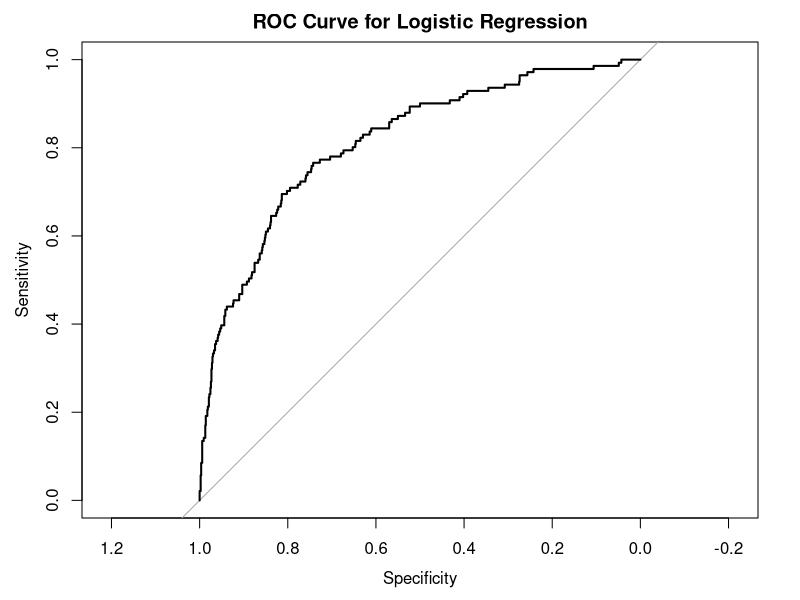
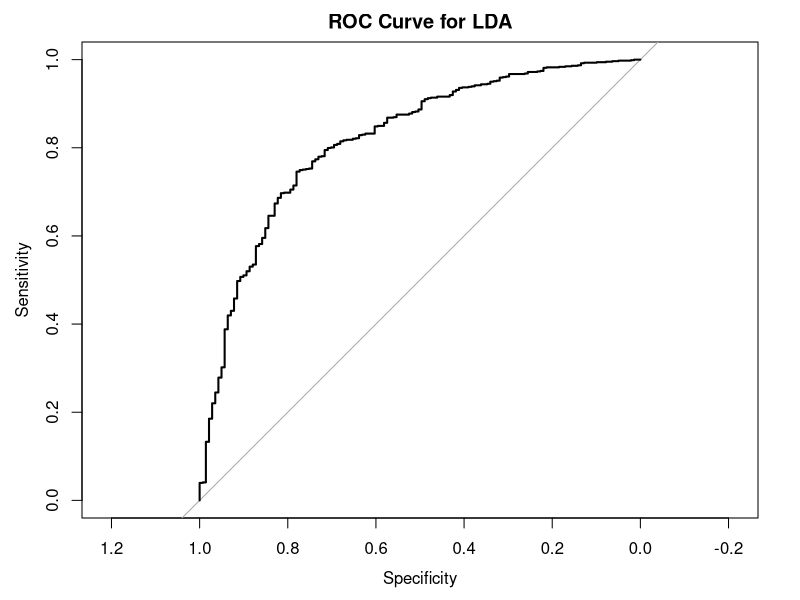
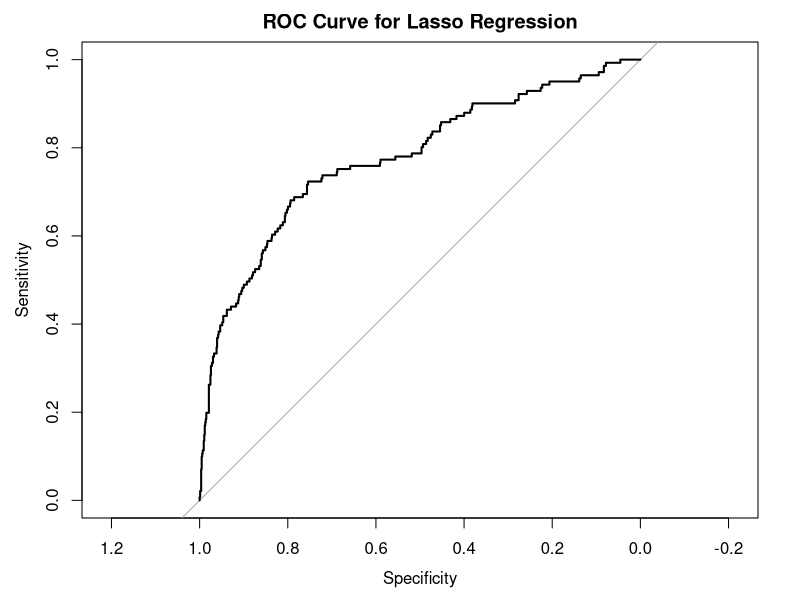
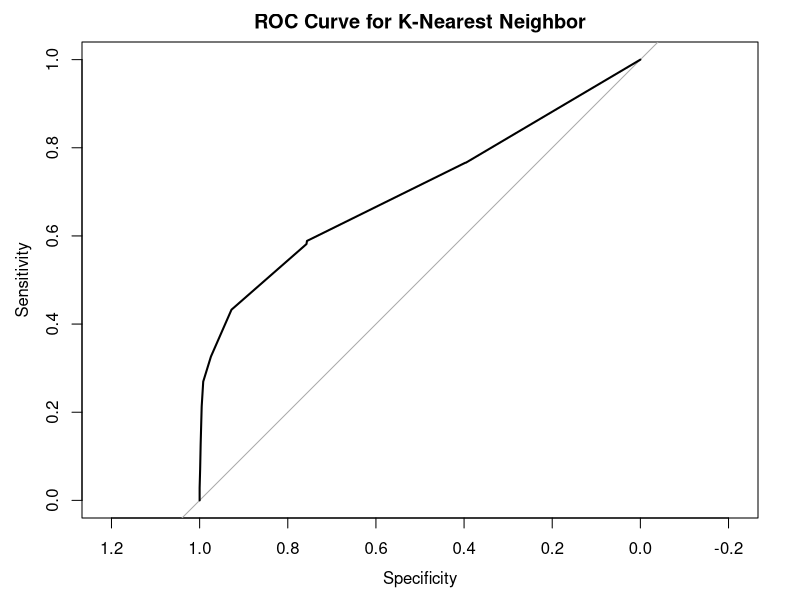

These figures' R source, in order:
#install and load packages using install.packages & library fx
packagesNeeded = c("caret", "e1071", "pROC", "MASS", "glmnet",
                   "modeldata")
install.packages(packagesNeeded)

library(caret)
library(e1071)
library(pROC)
library(MASS)
library(glmnet)
library(modeldata)

# ---------------------------------------------------------------------------
#Prepare training and test datasets
#Using the mlc_churn data, part of the modeldata library
data("mlc_churn") #load the dataset
mlc = mlc_churn #assign to new object for manipulation
View(mlc) #examine the dataset
str(mlc) #looking at the structure
sum(is.na(mlc)) #check for any null values

#Using set.seed() so we can replicate our results
set.seed(111)

#Now using the createDataPartition fx to split into train and test sets
index = createDataPartition(mlc$churn, p = 0.80, list = FALSE)
#Assign new index object to split mlc into train & test
mlctrain = mlc[index,]
mlctest = mlc[-index,]
#Data has been split and is now prepared for modeling


# ---------------------------------------------------------------------------
#Logistic Regression
# ---------------------------------------------------------------------------

#Using the glm() function to create our logistic regression model
glm_model = glm(churn ~ ., family = binomial, data = mlctrain)
summary(glm_model) #examine the results of the model fitting
varImp(glm_model) #examine importance of certain variables in the model
#Our most important variables are "International PlanYes", "Number Customer 
#Service Calls" and "Voice Mail Plan Yes"

#Now we've created and examine the model, we can run predictions on the testset
glm_pred = predict(glm_model, mlctest, type = "response")

#We've now created our predicted probablities of each class, now need to convert
#into factors so we can create our confusionMatrix
#saving as a new object to not interfere with original stored predictions for roc()
glm_predf = ifelse(glm_pred<0.5, "yes", "no") #turning probabilities into labels
glm_pred_factor = factor(glm_predf, levels = c("yes", "no")) #converting labels into factors

#Now we can create a confusion matrix to evaluate the model's performance on the
#test dataset
glm_cm = confusionMatrix(glm_pred_factor, mlctest$churn)
glm_cm #view our confusionMatrix

#now we will create our ROC curve using roc()
#Need to use levels() and rev() to switch order of labels, as roc will assume
#that "yes" is the class of interest when we are interested "no"
glm_roc = roc(response = mlctest$churn, predictor = glm_pred, 
              levels = rev(levels(mlctest$churn)))
#Now we can plot the ROC 
plot(glm_roc, main = "ROC Curve for Logistic Regression")


# ---------------------------------------------------------------------------
#Linear Discriminant Analysis
# ---------------------------------------------------------------------------

#Using the lda() function to create our linear discriminant model
lda_model = lda(churn ~ ., data = mlctrain)
lda_model
summary(lda_model) #view our model's results
#~14% of records had churn and 85% did not

#now we can make predictions using the model on the test data
lda_pred = predict(lda_model, mlctest, type = "response")

#Now we have our predictions, we can create a confusionmatrix to measure the 
#performance of the model compared to the test set
lda_cm = confusionMatrix(lda_pred$class, mlctest$churn)
lda_cm #run to view the table and it's statistics

#Now we will create the Receiver Operator Characteristics (ROC) plot
lda_roc = roc(response = mlctest$churn, predictor = lda_pred$posterior[,1])
#Now we can plot our ROC curve
plot(lda_roc, main = "ROC Curve for LDA")


# ---------------------------------------------------------------------------
#Penalized Model - Using Lasso Logistic Regression
# ---------------------------------------------------------------------------

#Using the glmnet() function to create our penalized lasso regression model
#glmnet() requires the x and y variables be specified
x = as.matrix(mlctrain) #glmnet requires x argument be a matrix 
y = mlctrain$churn #specifying our outcome variable

#Using glmnet to create our lasso model, tuning the model by specifying a  
#value for lambda, which are going to set at 0.001
lasso_model = glmnet(x, y, alpha = 1, family = "binomial",
                     lambda = 0.001)
summary(lasso_model) #view the results of our model
varImp(lasso_model, lambda = 0.001) #view the variable importance of predictors

#Now we have created the model, we can run our predictions on the test data
#have to set our test dataset as a matrix because the training data was converted
#to a matrix when creating the model
lasso_pred = predict(lasso_model, data.matrix(mlctest), type = "response")

#Lasso is also a logistic regression, and like above, we need to convert the
#model predictions/probabilities into factors for our confusionmatrix to use
#saving as a new object to not interfere with original stored predictions for roc()
lasso_predf = ifelse(lasso_pred<0.5, "yes", "no") #turning probabilities into labels
lasso_pred_factor = factor(lasso_predf, levels = c("yes", "no")) #converting labels into factors

#Now we can create the confusionMatrix to evaluate our model's performance
lasso_cm = confusionMatrix(data = lasso_pred_factor, reference = mlctest$churn)
lasso_cm

#Now we will create the ROC curve from the model predctions
#Again since lasso is also a logistic regression, we will need to reverse
#the class labels so "no" is our class of interest
lasso_roc = roc(response = mlctest$churn, predictor = lasso_pred[,1],
                levels = rev(levels(mlctest$churn)))
#now we can plot the ROC curve
plot(lasso_roc, main = "ROC Curve for Lasso Regression")


# ---------------------------------------------------------------------------
#K-Nearest Neighbors (Classification)
# ---------------------------------------------------------------------------

#Using the train() function to create our KNN model
#using trainControl() to specify using 10-fold cross validation for tuning
knn_model = train(churn ~ ., data = as.data.frame(mlctrain), method = "knn",
                  trControl = trainControl(method = "cv", number = 10, classProbs = TRUE))
knn_model
summary(knn_model) #exmaine the results of our model
varImp(knn_model) #see what are our important variables in the model

#Using the predict() with our model and the test dataset
#using "type =" to generate probabilities
knn_pred = predict(knn_model, mlctest, type = "prob")

#Need to convert the predicted probabilities into factors for the confusionMatrix
#saving as a new object to not interfere with original stored predictions for roc()
knn_predf = ifelse(knn_pred[,2]<0.5, "yes", "no")
knn_pred_factor = factor(knn_predf, levels = c("yes", "no"))

#Now we create a confusionMatrix to evaluate the model's predictive performance
knn_cm = confusionMatrix(knn_pred_factor, mlctest$churn)
knn_cm #view our confusionMatrix and its stats

#Now we will create a ROC curve 
#Again need to tell roc which class is the outcome of interest ("no"), we
#tell roc() this by specifying the levels and reversing the levels from the test
knn_roc = roc(response = mlctest$churn, predictor = knn_pred[,2],
              levels = rev(levels(mlctest$churn)))
#Now we can plot our ROC curve
plot(knn_roc, main = "ROC Curve for K-Nearest Neighbor")
